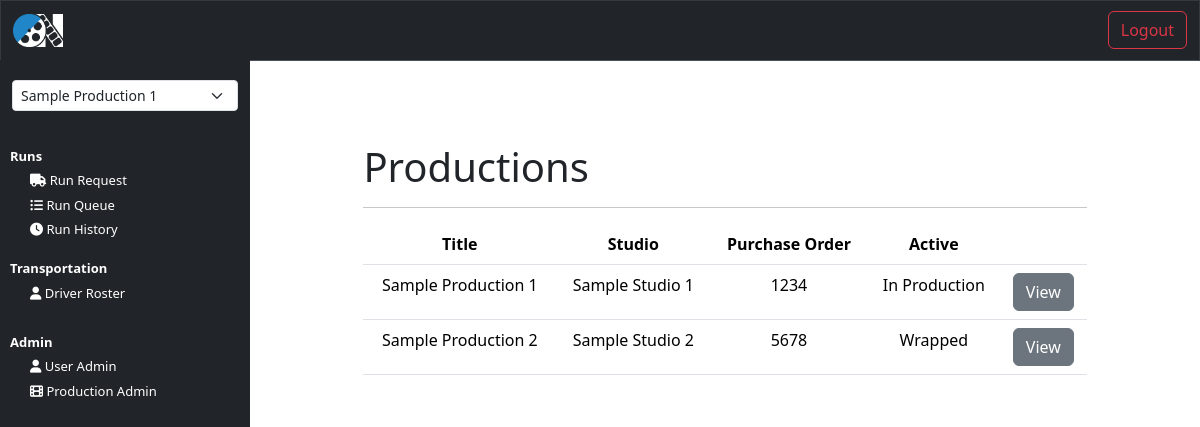
The page /production_admin (signed in) on the database as committed earlier.
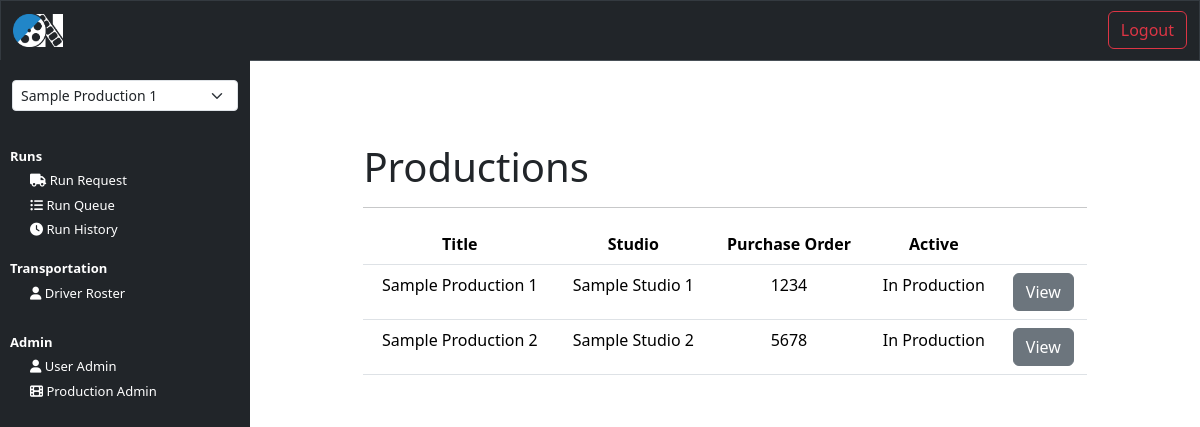
The same page on the database as committed later.
### core/models.py (models this page shows, shortened)
class Production(models.Model):
    create_date = models.DateField(auto_now_add=True)
    production_title = models.CharField(max_length=150, null=True)
    production_studio = models.CharField(max_length=150, null=True)
    production_email = models.EmailField(_('email address'), null=True)
    purchase_order = models.CharField(max_length=10, null=True)
    coordinator_name = models.CharField(max_length=150, null=True)
    coordinator_email = models.EmailField(_('email address'), null=True)
    captain_name = models.CharField(max_length=150, null=True)
    captain_email = models.EmailField(_('email address'), null=True)
    production_notes = models.TextField(max_length=2000, null=True)
    is_active = models.BooleanField(default=True)

### interface/views.py (the view)
# urls.py: path('production_admin', views.production_admin, name="production_admin"),
@login_required(login_url=login)
def production_admin(request):
    productions = Production.objects.all()
    user = get_object_or_404(NewUser, id=request.user.id)
    user_productions = user.productions.filter(is_active=True)
    context = {
        'productions': productions,
        'user_productions': user_productions,
    }
    return render(request, 'interface/production_admin.html', context = context)

### interface/templates/interface/production_admin.html
{% extends 'interface/layout.html' %}
{% load crispy_forms_tags %}
{% block content %}
    <main>
        <div class="container run-request-container">
            <h1>Productions</h1>
            <hr>
            <div class="table-responsive">
                <table class="table">
                    <thead>
                        <tr>
                            <th scope="col">Title</th>
                            <th scope="col">Studio</th>
                            <th scope="col" class="hidden-column">Purchase Order</th>
                            <th scope="col">Active</th>
                            <th scope="col"></th>
                        </tr>
                    </thead>
                    <tbody>
                        {% for production in productions %}
                            <tr>
                                <td>{{ production.production_title }}</td>
                                <td >{{ production.production_studio }}</td>
                                <td class="hidden-column">{{ production.purchase_order }}</td>
                                <td>
                                    {% if production.is_active %}
                                        In Production
                                    {% else %}
                                        Wrapped
                                    {% endif %}
                                </td>
                                <td>
                                    <button class="btn btn-secondary">View</button>
                                </td>
                            </tr>
                        {% endfor %}
                    </tbody>
                </table>
            </div>
        </div>
    </main>
{% endblock %}

Rows that differ between the two databases and show on the page:
changed Production "Sample Production 2": is_active "Wrapped" → "In Production"
